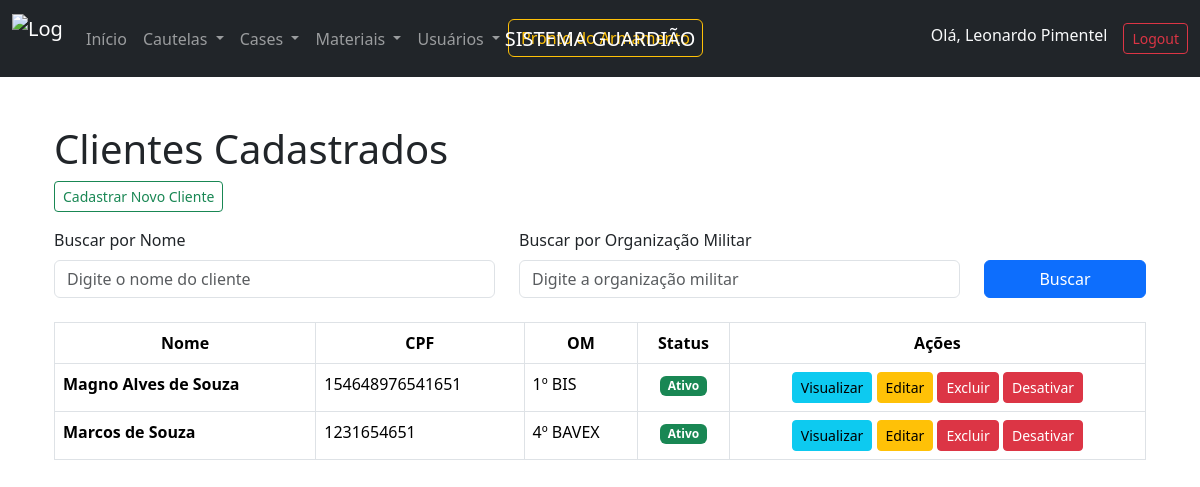
Screenshot of /clientes/ (signed in) with the database file from the repository.
### guardiao/models.py (models this page shows, shortened)
class Operador(models.Model):
    user = models.OneToOneField(User, on_delete=models.CASCADE)
    nome = models.CharField(max_length=100)
    identidade = models.CharField(max_length=20)
    funcao = models.CharField(max_length=100, null=True, blank=True)
    nivel_acesso = models.IntegerField(
        choices=[(1, 'Nível 1'), (2, 'Nível 2'), (3, 'Nível 3')], default=1)

class Cliente(models.Model):
    nome = models.CharField(max_length=100)
    identidade = models.CharField(max_length=20)
    cpf = models.CharField(max_length=14, unique=True, null=True, blank=True)
    foto = models.ImageField(
        upload_to='clientes/fotos/', null=True, blank=True)
    organizacao_militar = models.CharField(
        max_length=100, null=True, blank=True)
    imagem_identidade = models.ImageField(
        upload_to='identidades/', null=True, blank=True)
    isAtivo = models.BooleanField(default=True)

### guardiao/views.py (the view)
# urls.py: path('clientes/', listar_clientes, name='listar_clientes'),
@login_required
@nivel_acesso_minimo(2)
def listar_clientes(request):
    busca_nome = request.GET.get('busca_nome', '').strip()
    busca_om = request.GET.get('busca_om', '').strip()
    clientes = Cliente.objects.all()
    if busca_nome:
        clientes = clientes.filter(nome__icontains=busca_nome)
    if busca_om:
        clientes = clientes.filter(organizacao_militar__icontains=busca_om)
    return render(request, 'listar_clientes.html', {
        'clientes': clientes,
        'busca_nome': busca_nome,
        'busca_om': busca_om,
    })

### guardiao/templates/listar_clientes.html (shortened to what this page needs)
{% extends 'base.html' %}
{% load static %}
{% block navbar %}
    {% if user.operador.nivel_acesso == 2 %}
        {% include 'navbar_2.html' %}
    {% elif user.operador.nivel_acesso == 1 %}
        {% include 'navbar_1.html' %}
    {% else %}
        {% include 'navbar.html' %}
    {% endif %}
{% endblock %}
{% block content %}
<div class="container mt-5">
    <h1>Clientes Cadastrados</h1>
    {% if user.operador.nivel_acesso == 3 %}
        <a href="{% url 'cadastrar_cliente' %}" class="btn btn-outline-success mb-3 btn-sm ">Cadastrar Novo Cliente</a>
    {% endif %}
    <form method="GET" class="row mb-4">
        <div class="col-md-5">
            <label for="busca_nome" class="form-label">Buscar por Nome</label>
            <input type="text" name="busca_nome" id="busca_nome" class="form-control"
                   placeholder="Digite o nome do cliente" value="{{ busca_nome }}">
        </div>
        <div class="col-md-5">
            <label for="busca_om" class="form-label">Buscar por Organização Militar</label>
            <input type="text" name="busca_om" id="busca_om" class="form-control"
                   placeholder="Digite a organização militar" value="{{ busca_om }}">
        </div>
        <div class="col-md-2 d-flex align-items-end">
            <button type="submit" class="btn btn-primary w-100">Buscar</button>
        </div>
    </form>
    <table class="table table-bordered">
        <thead>
            <tr class="text-center">
                <th>Nome</th>
                <th>CPF</th>
                <th>OM</th>
                <th>Status</th>
                <th>Ações</th>
            </tr>
        </thead>
        <tbody>
            {% for cliente in clientes %}
            <tr>
                <td><strong>{{ cliente.nome }}</strong></td>
                <td>{{ cliente.cpf|default:"-" }}</td>
                <td>{{ cliente.organizacao_militar|default:"-" }}</td>
                <td class="text-center">
                    {% if cliente.isAtivo %}
                        <span class="badge bg-success">Ativo</span>
                    {% else %}
                        <span class="badge bg-danger">Inativo</span>
                    {% endif %}
                </td>
                <td class="text-center">
                    <a href="{% url 'visualizar_cliente' cliente.id %}" class="btn btn-info btn-sm">Visualizar</a>
                    {% if user.operador.nivel_acesso == 3 %}
                        <a href="{% url 'editar_cliente' cliente.id %}" class="btn btn-warning btn-sm">Editar</a>
                        <a href="{% url 'confirmar_exclusao_cliente' cliente.id %}" class="btn btn-danger btn-sm">Excluir</a>
                        <form method="POST" action="{% url 'ativar_desativar_cliente' cliente.id %}" class="d-inline">
                            {% if cliente.isAtivo %}
                                <button type="submit" class="btn btn-danger btn-sm">Desativar</button>
                            {% else %}
                                <button type="submit" class="btn btn-success btn-sm">Ativar</button>
                            {% endif %}
                        </form>
                    {% endif %}
                </td>
            </tr>
            {% empty %}
            <tr>
                <td colspan="5" class="text-center">Nenhum cliente encontrado.</td>
            </tr>
            {% endfor %}
        </tbody>
    </table>
</div>
{% endblock %}

### guardiao/templates/navbar.html (shortened to what this page needs)
{% load static %}
<nav class="navbar navbar-expand-lg navbar-dark bg-dark">
    <div class="container-fluid">
        <a class="navbar-brand" href="/">
            <img src="{% static 'images/logo.png' %}" alt="Logo Guardião" width="50" height="50" class="d-inline-block align-text-top">
        </a>
        <span class="navbar-brand navbar-brand-center">SISTEMA GUARDIÃO</span>
        <div class="collapse navbar-collapse" id="navbarNav">
            <ul class="navbar-nav me-auto">
                <li class="nav-item">
                    <a class="nav-link" href="{% url 'listar_prontos' %}">Início</a>
                </li>
                <li class="nav-item dropdown">
                    <a class="nav-link dropdown-toggle" href="#" id="emprestimosDropdown" role="button" data-bs-toggle="dropdown" aria-expanded="false">
                        Cautelas
                    </a>
                </li>
                <li class="nav-item dropdown">
                    <a class="nav-link dropdown-toggle" href="#" id="casesDropdown" role="button" data-bs-toggle="dropdown" aria-expanded="false">
                        Cases
                    </a>
                </li>
                <li class="nav-item dropdown">
                    <a class="nav-link dropdown-toggle" href="#" id="materiaisDropdown" role="button" data-bs-toggle="dropdown" aria-expanded="false">
                        Materiais
                    </a>
                </li>
                <li class="nav-item dropdown">
                    <a class="nav-link dropdown-toggle" href="#" id="usuariosDropdown" role="button" data-bs-toggle="dropdown" aria-expanded="false">
                        Usuários
                    </a>
                </li>
                <li class="nav-item">
                    <a href="{% url 'pronto_armamento' %}" class="btn btn-outline-warning me-2">Pronto do Armamento</a>
                </li>
            </ul>
            <ul class="navbar-nav">
                {% if user.is_authenticated %}
                    <li class="nav-item">
                        <span class="navbar-text text-light me-3">Olá, {{ user.operador.nome }}</span>
                    </li>
                    <li class="nav-item">
                        <a class="btn btn-outline-danger btn-sm" href="{% url 'logout' %}">Logout</a>
                    </li>
                {% else %}
                    <li class="nav-item">
                        <a class="btn btn-outline-success btn-sm" href="{% url 'login' %}">Login</a>
                    </li>
                {% endif %}
            </ul>
        </div>
    </div>
</nav>

### guardiao/templates/base.html (style rules this page uses)
.navbar-brand-center { position: absolute; left: 50%; transform: translateX(-50%); }

### rows the page displays
Cliente: nome "Magno Alves de Souza", cpf "154648976541651", organizacao_militar "1º BIS", isAtivo "Ativo"
Cliente: nome "Marcos de Souza", cpf "1231654651", organizacao_militar "4º BAVEX", isAtivo "Ativo"

### other values shown
{{ user.operador.nome }} "Leonardo Pimentel"
